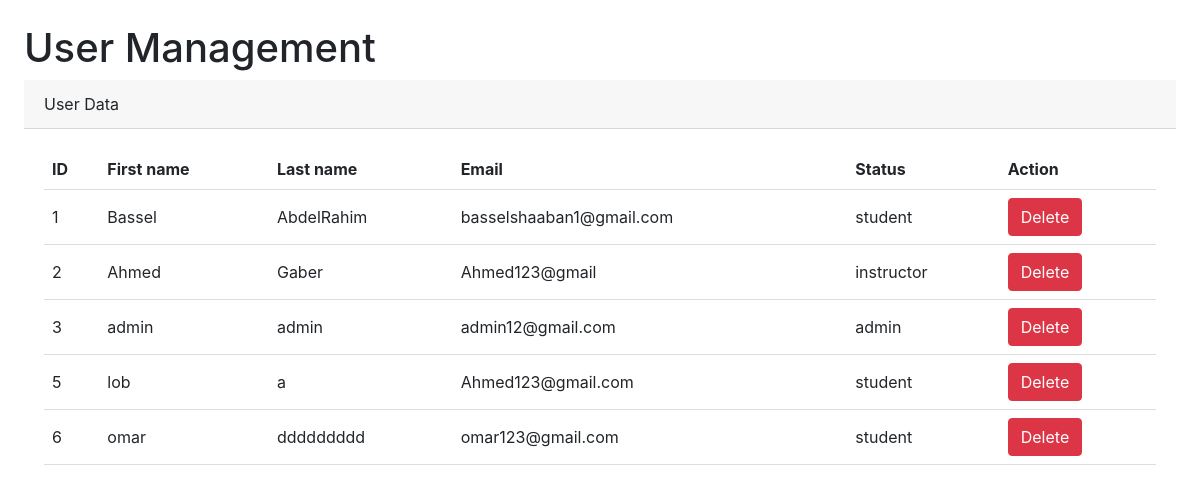
The app's page /UserManagement.php, older data.
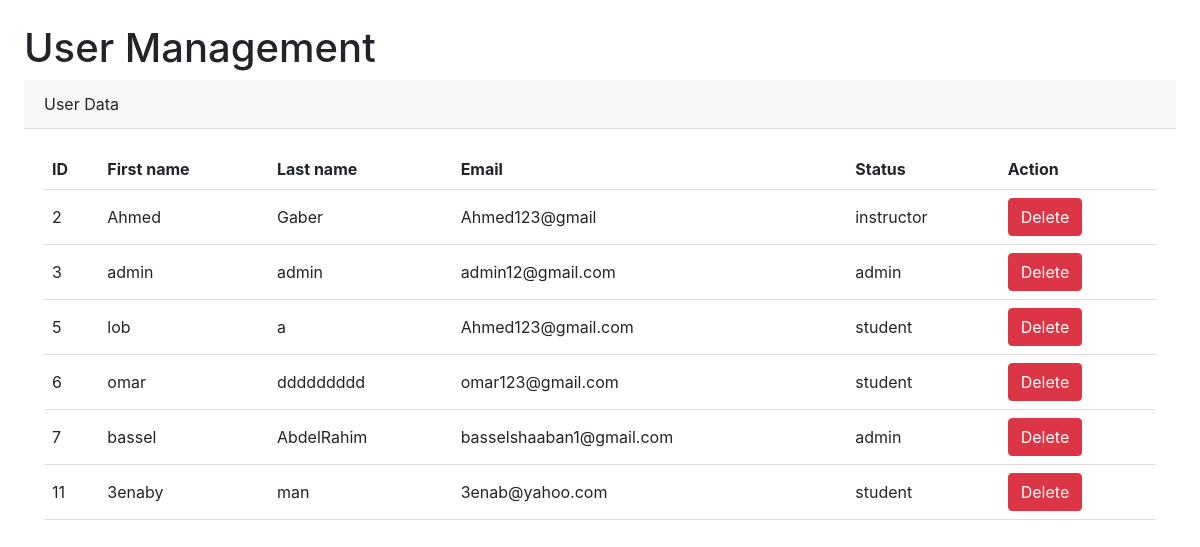
The same page, newer data.
### tables this page shows
CREATE TABLE `user` (
  `id` int(11) NOT NULL,
  `fname` varchar(50) NOT NULL,
  `lname` varchar(50) NOT NULL,
  `email` varchar(255) NOT NULL,
  `password` varchar(255) NOT NULL,
  `type` varchar(50) NOT NULL
);

### UserManagement.php (the view, shortened to what this page needs)
<!DOCTYPE html>
<html>
<head>
    <link rel="stylesheet" href="https://stackpath.bootstrapcdn.com/bootstrap/4.5.2/css/bootstrap.min.css">
</head>
<body>
<div class="container-fluid px-4">
    <h1 class="mt-4">User Management</h1>
    <div class="card-header">
        User Data
    </div>
    <div class="card-body">
        <table>
            <tr>
                <th>ID</th>
                <th>First name</th>
                <th>Last name</th>
                <th>Email</th>
                <th>Status</th>
                <th>Action</th>
            </tr>
            <?php
            @include 'config.php';
            $sql = "SELECT * FROM user";
            $result = $conn->query($sql);
            if ($result->num_rows > 0) {
                while ($row = $result->fetch_assoc()) {
                    echo "<tr>";
                    echo "<td>" . $row["id"] . "</td>";
                    echo "<td>" . $row["fname"] . "</td>";
                    echo "<td>" . $row["lname"] . "</td>";
                    echo "<td>" . $row["email"] . "</td>";
                    echo "<td>" . $row["type"] . "</td>";
                    echo "<td>
                            <form method='POST'>
                                <input type='hidden' name='delete_id' value='{$row['id']}' />
                                <button type='submit' class='btn btn-danger' name='delete_button'><i class='fa-solid fa-trash'></i> Delete</button>
                            </form>
                          </td>";
                    echo "</tr>";
                }
            } else {
                echo "No records found.";
            }
            ?>
        </table>
    </div>
</div>
</body>
</html>

### UserManagement.php (style rules this page uses)
table { border-collapse: collapse; width: 100%; }
th, td { padding: 8px; text-align: left; border-bottom: 1px solid #ddd; }

Row changes from the older to the newer data that the page shows:
removed user: id "1", fname "Bassel", lname "AbdelRahim", email "basselshaaban1@gmail.com", type "student"
added user: id "7", fname "bassel", lname "AbdelRahim", email "basselshaaban1@gmail.com", type "admin"
added user: id "11", fname "3enaby", lname "man", email "3enab@yahoo.com", type "student"
